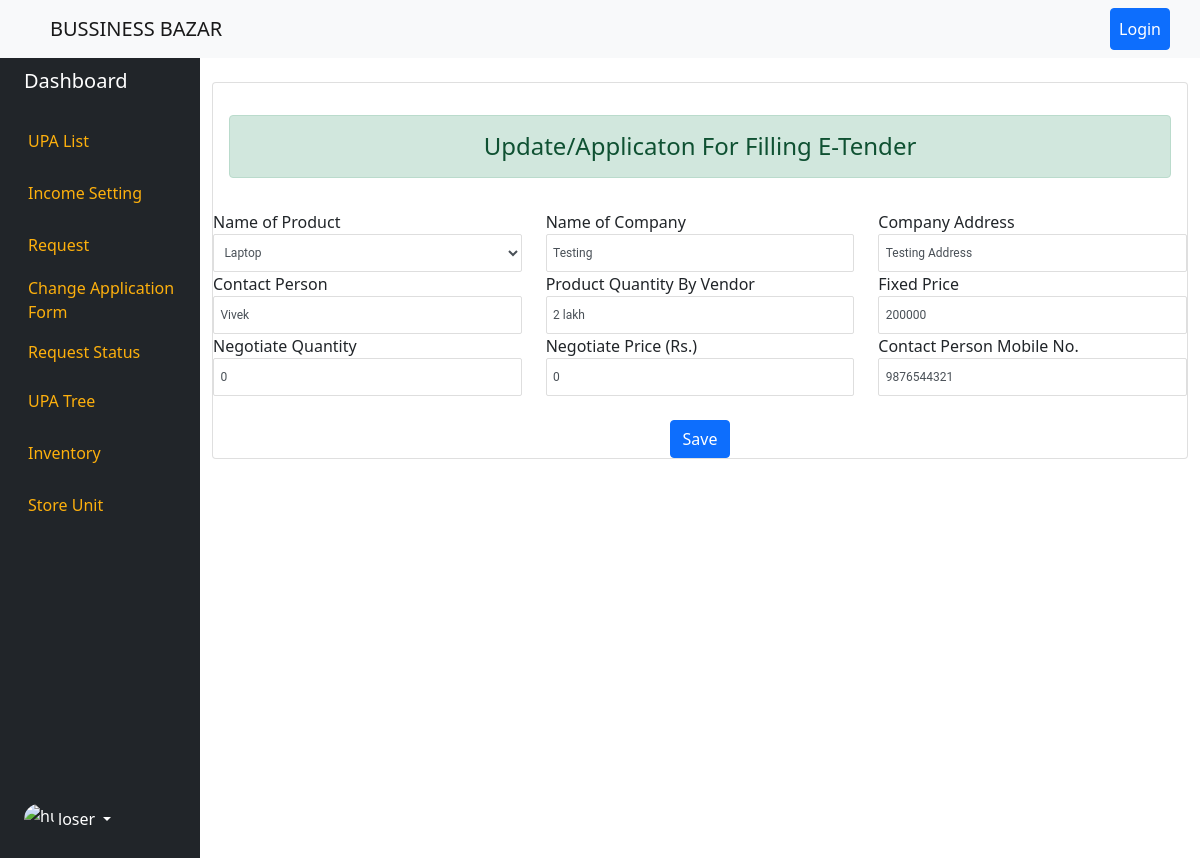
Screenshot of /update_tender_product_quantity/1/ with the database file from the repository.
### dashboard/models.py (models this page shows, shortened)
class TenderRaise(models.Model):
    TENDER_STATUS = (
        ('Pending','Pending'),
        ('Rejected','Rejected'),
        ('Accepted','Accepted'),
        ('Negotiated','Negotiated'),
    )
    tender_product = models.ForeignKey(TenderProduct,on_delete=models.SET_NULL,blank=True, null=True)
    company_name = models.CharField(max_length=200,blank=True, null=True)
    company_address = models.CharField(max_length=200,blank=True, null=True)
    contact_person = models.CharField(max_length=200,blank=True, null=True)
    amount_range = models.CharField(max_length=100,blank=True, null=True) # product quantity
    fixed_amount = models.PositiveIntegerField(blank=True, null=True) # product amount for sell.
    negotiate_quantity = models.PositiveIntegerField(default=0,blank=True, null=True)
    negotiate_price = models.PositiveIntegerField(default=0,blank=True, null=True)
    total_product_quantity = models.PositiveIntegerField(default=0,blank=True, null=True)
    contact_mobile = models.CharField(max_length=12,blank=True, null=True)
    tender_status = models.CharField(max_length=10,choices=TENDER_STATUS,default="Pending",blank=True, null=True)
    negotiation_update = models.DateTimeField(auto_now=True,blank=True, null=True)

### dashboard/views.py (the view, shortened to what this page needs)
# urls.py: path('update_tender_product_quantity/<int:pk>/',new_negotiation_of_tender,name="update-tender-product-quantity"),
def new_negotiation_of_tender(request,pk):
    id = request.GET.get('id')
    qss = TenderRaise.objects.get(pk=pk)
    form = TenderForm(instance=qss)
    context = {'form':form}
    return render(request,'dashboard/new_negotiation_tender_form.html',context)

### dashboard/forms.py
class TenderForm(forms.ModelForm):
    class Meta:
        model = TenderRaise
        fields = '__all__'

### dashboard/models.py (called while the page is built)
    def __str__(self):
        return f'{self.product_name}'

### templates/dashboard/new_negotiation_tender_form.html (shortened to what this page needs)
{% extends "base.html" %}
{% block content %}
<div class="container-fluid">
    <div class="row flex-nowrap">
        {% include 'left_panel.html' %}
        <div class="col">
            <form action="" method="POST">
                <div class="card my-4">
                    <div class="card-body main-row">
                    <h4 class="alert alert-success text-center mt-3" >Update/Applicaton For Filling E-Tender</h4>
                        </div>
                        <div class="row">
                            <div class="col-md-4">
                                <label for="" class="">Name of Product</label>
                                {{form.tender_product}}
                            </div>
                            <div class="col-md-4">
                                <label for="" class="">Name of Company</label>
                                {{form.company_name}}
                            </div>
                            <div class="col-md-4">
                                <label for="" class="">Company Address</label>
                                {{form.company_address}}
                            </div>
                            <div class="col-md-4">
                                <label for="" class="">Contact Person</label>
                                {{form.contact_person}}
                            </div>
                            <div class="col-md-4">
                                <label for="" class="">Product Quantity By Vendor</label>
                                {{form.amount_range}}
                            </div>
                            <div class="col-md-4">
                                <label for="" class="">Fixed Price</label>
                                {{form.fixed_amount}}
                            </div>
                            <div class="col-md-4">
                                <label for="" class="">Negotiate Quantity</label>
                                {{form.negotiate_quantity}}
                            </div>
                            <div class="col-md-4">
                                <label for="" class="">Negotiate Price (Rs.)</label>
                                {{form.negotiate_price}}
                            </div>
                            <div class="col-md-4">
                                <label for="" class="">Contact Person Mobile No.</label>
                                {{form.contact_mobile}}
                            </div>
                        </div>
                        <div class="d-flex justify-content-center mt-4">
                            <button type="submit" class="btn btn-primary btn-customlg">Save</button>
                        </div>
                    </div>
                </form>
            </div>
    </div>
</div>
{% endblock content %}

### static/style.css (style rules this page uses)
select, input[type='text'], input[type='number'], input[type='date'], input[type="number"], input[type="email"], input[type="file"], textarea { display: block; width: 100%; height: 38px; font-size: 0.750rem; font-weight: 400; line-height: 1; color: #495057; background-color: #ffffff; background-clip: padding-box; border-radius: 2px; transition: border-color 0.15s ease-in-out, box-shadow 0.15s ease-in-out; border: 1px solid #dedede; font-family: "Roboto", sans-serif; padding: 0.56rem 0.4rem; line-height: 14px; }

### rows the page displays
TenderRaise: tender_product "Laptop", company_name "Testing", company_address "Testing Address", contact_person "Vivek", amount_range "2 lakh", fixed_amount "200000", negotiate_quantity "0", negotiate_price "0", contact_mobile "9876544321"
